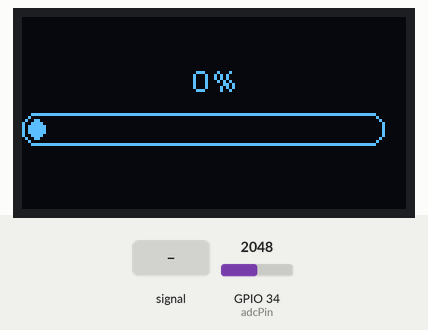
Recording of a sketch running on a simulated ESP32. Shown: 128×64 one-colour display. The inputs (shaded band) are chosen by the test bench; at power-on: GPIO 34 (adcPin) = 2048. The OLED is the two-colour kind (top 16 rows yellow); nothing arrives over Bluetooth unless stated; a phone connects over Bluetooth LE 3 s after start; what the sketch prints to the serial monitor is not drawn.

Above: at 1.2 s.
1.3 s: GPIO 34 (adcPin) fed a 2 Hz sine of ±1228 counts around its level
At 3.45 s:
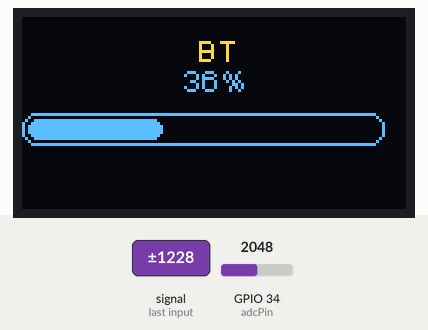
4.3 s: GPIO 34 (adcPin) set to 2866
5.9 s: GPIO 34 (adcPin) set to 2047
At 6.05 s:
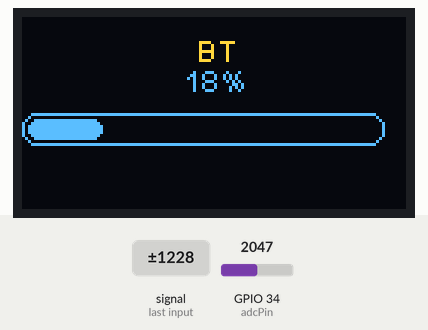
7.6 s: GPIO 34 (adcPin) fed a 200 Hz sine of ±327 counts around its level
At 8.8 s:
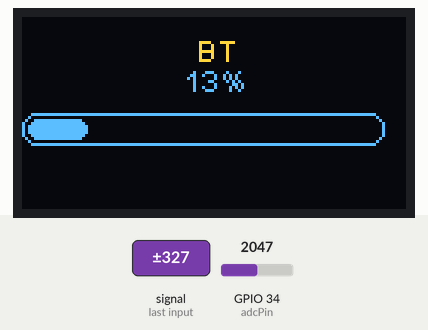
9.1 s: GPIO 34 (adcPin) set to 1228
At 10.4 s:
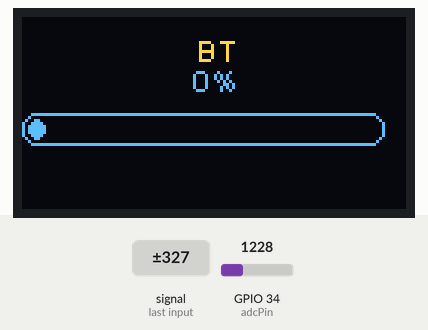
Timing chart, 0 to 11.9 s (numbered marks = the images above; inputs shaded):
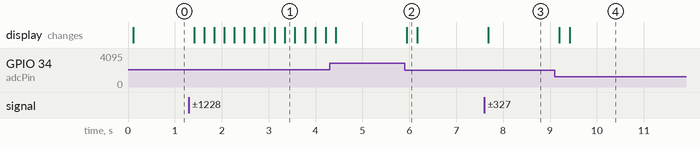

Measured:
- after the input at 1.3 s, the display: first changes after 0.11 s (image 1 shows a later state)
- after the input at 5.9 s, the display: changes after 0.05 s (image 2)
- after the input at 7.6 s, the display: changes after 0.08 s (image 3)
- after the input at 9.1 s, the display: first changes after 0.10 s (image 4 shows a later state)

The sketch:

noise_sensor.ino
```cpp
//BLE
#include <BLEDevice.h>
#include <BLEServer.h>
#include <BLEUtils.h>
#include <BLE2902.h>

//OLED
#include <Wire.h>               // Only needed for Arduino 1.6.5 and earlier
#include "SSD1306Wire.h"        // legacy: #include "SSD1306.h"
SSD1306Wire display(0x3c, 5, 4);

//Sound
int adcVal = 0;
const int adcPin = 34;
const int sampleWindow = 100;
unsigned int sample;
byte noise_level;

//status
bool deviceConnected = false;
bool oldDeviceConnected = false;

//BLE
#define SERVICE_UUID        "4fafc201-1fb5-459e-8fcc-c5c9c331914b"
#define CHARACTERISTIC_UUID "beb5483e-36e1-4688-b7f5-ea07361b26a8"
BLEServer* pServer = NULL;
BLECharacteristic* pCharacteristic = NULL;

//connect/disconnect action
class MyServerCallbacks: public BLEServerCallbacks {
    void onConnect(BLEServer* pServer) {
      deviceConnected = true;
    };

    void onDisconnect(BLEServer* pServer) {
      deviceConnected = false;
    }
};


void InitBLE() {
  // Create the BLE Device
  BLEDevice::init("SOUND");

  // Create the BLE Server
  pServer = BLEDevice::createServer();
  pServer->setCallbacks(new MyServerCallbacks());

  // Create the BLE Service
  BLEService *pService = pServer->createService(SERVICE_UUID);

  // Create a BLE Characteristic
  pCharacteristic = pService->createCharacteristic(
                      CHARACTERISTIC_UUID,
                      BLECharacteristic::PROPERTY_READ   |
                      BLECharacteristic::PROPERTY_WRITE  |
                      BLECharacteristic::PROPERTY_NOTIFY |
                      BLECharacteristic::PROPERTY_INDICATE
                    );

  // Create a BLE Descriptor
  pCharacteristic->addDescriptor(new BLE2902());

  // Start the service
  pService->start();

  // Start advertising
  BLEAdvertising *pAdvertising = BLEDevice::getAdvertising();
  pAdvertising->addServiceUUID(SERVICE_UUID);
  pAdvertising->setScanResponse(false);
  pAdvertising->setMinPreferred(0x0);  // set value to 0x00 to not advertise this parameter
  BLEDevice::startAdvertising();
  Serial.println("Waiting a client connection to notify...");
}


void setup() {
  Serial.begin(115200);
  Serial.println("Start");
  InitBLE();
  display.init();
  display.flipScreenVertically();
  display.setFont(ArialMT_Plain_10);
  noise_level = 0;
}


void loop() {

  //calc noise level
  unsigned long startMillis = millis();
  float peakToPeak = 0;
  unsigned int signalMax = 0;
  unsigned int signalMin = 4096;
  while (millis() - startMillis < sampleWindow)
  {
    sample = analogRead(adcPin);
    if (sample > signalMax) {
      signalMax = sample;
    }
    else if (sample < signalMin) {
      signalMin = sample;
    }
  }
  peakToPeak = signalMax - signalMin;                    // max - min = peak-peak amplitude
  int db = map(peakToPeak, 20, 900, 49.5, 90);
  Serial.println(db);
  int noise_level = (peakToPeak * 135 / 4096) - 8 ;
  if (noise_level < 0) {
    noise_level = 0;
  }

  // draw level bar
  display.clear();
  display.drawProgressBar(0, 32, 120, 10, noise_level);

  // draw the percentage level
  display.setTextAlignment(TEXT_ALIGN_CENTER);
  display.drawString(64, 15, String(noise_level) + "%");

  // display if connected
  if (deviceConnected ) {
    display.drawString(64, 5, "BT");
  }
  display.display();

  // notify changed value
  if (deviceConnected) {
    pCharacteristic->setValue((uint8_t*)&noise_level, 8);
    pCharacteristic->notify();
    delay(3); // bluetooth stack will go into congestion, if too many packets are sent, in 6 hours test i was able to go as low as 3ms
  }
  // disconnecting
  if (!deviceConnected && oldDeviceConnected) {
    delay(500); // give the bluetooth stack the chance to get things ready
    pServer->startAdvertising(); // restart advertising
    Serial.println("start advertising");
    oldDeviceConnected = deviceConnected;
  }
  // connecting
  if (deviceConnected && !oldDeviceConnected) {
    // do stuff here on connecting
    oldDeviceConnected = deviceConnected;
  }

  //pause
  delay(100);
}
```
